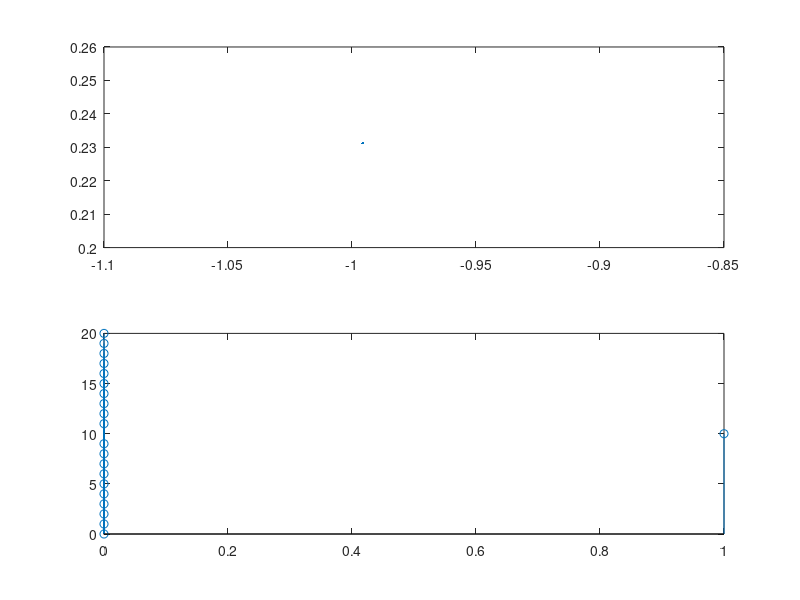

This figure's MATLAB source:
z=[0,0,0,0,0,0,0,0,0,0,1,0,0,0,0,0,0,0,0,0,0]  %declararea vectorilor z,n,m;
n=0:20						
m=-5:15

subplot(2,1,2), stem(z,n);			%graficul lui z in functie de n;	
subplot(2,1,1),stem(z,m);			%graficul lui z in functie de m;

t=abs(10-n)					
plot(t,n)					%graficul lui t in functie de n;



a=-15:25					%declararea vectorului x1;
for i=1:41
x1=sin(pi*a(i)/17)
end


b=0:50						%declararea vectorului x2;
for i=1:51
x2=cos(pi*b(i)/sqrt(23))
end

plot(x1,x2)					%graficul lui x1 in functie de x2;